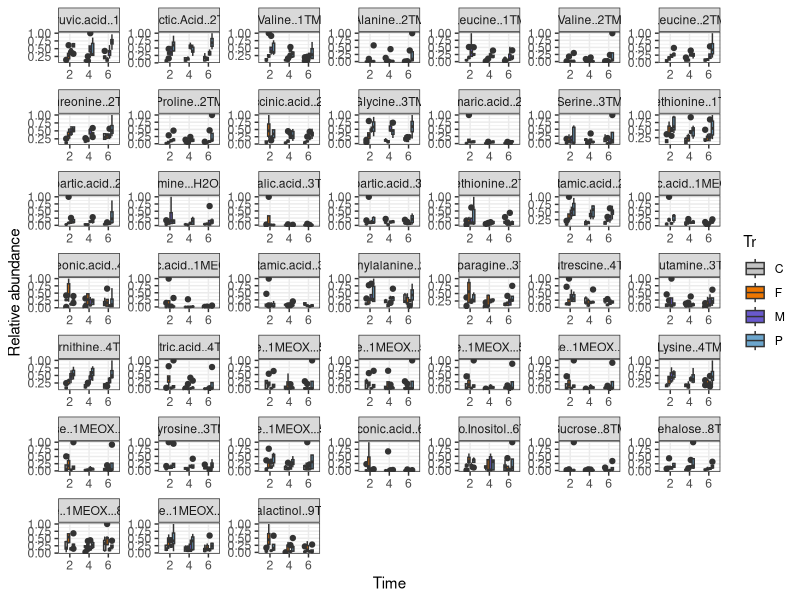
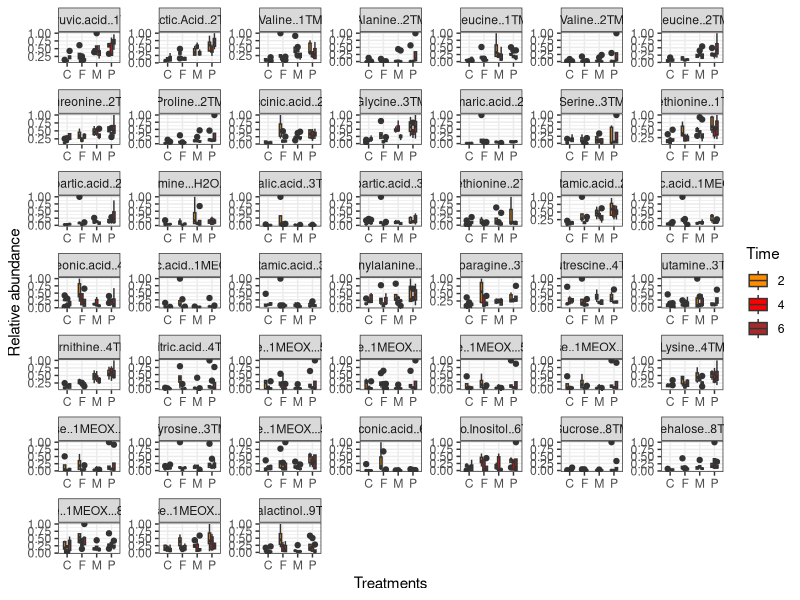
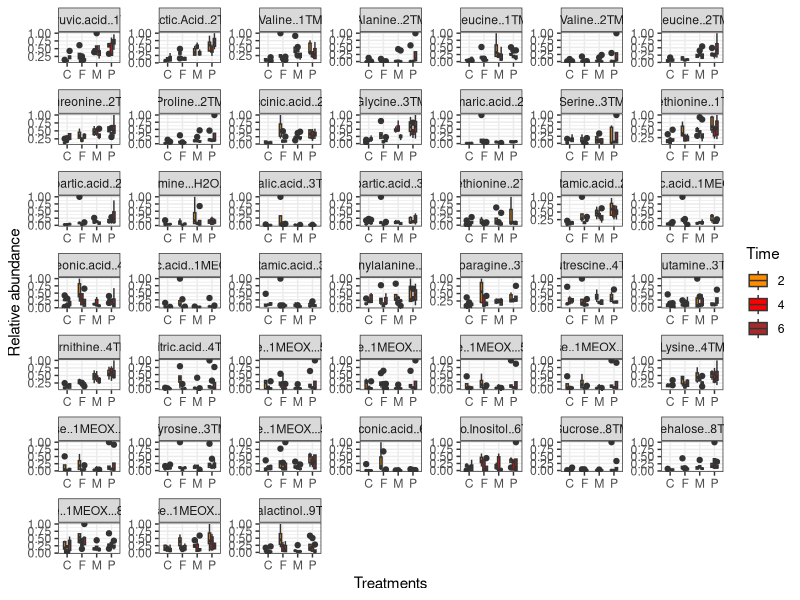
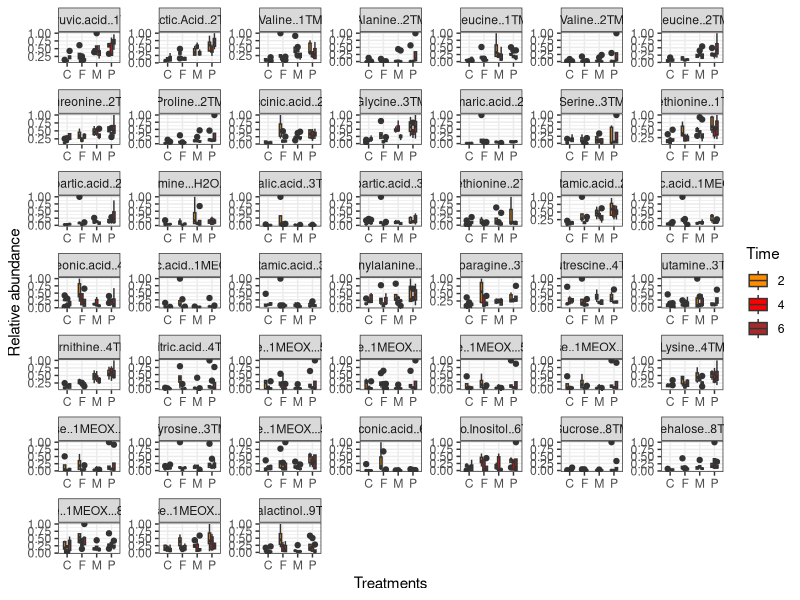

Generate these figures, in order, with R:
library(ggpubr)
library(ggplot2)
library(reshape2)
library(tidyverse)
library(dplyr)

table <- read.csv("DATA_GC_Exudates_ISTD-correction_Hight.csv", sep=",",
                  header=T)
Caption <- "(ISTD_Hight)"

table <- read.csv("DATA_GC_Exudates_ISTD-correction_Area.csv", sep=",",
                  header=T)
Caption <- "(ISTD_Area)"

#table<-table %>% select(1,2,3:to end)
table <- table[,-1]
table1<-melt(table, id=c("Tr","Time"))
melt(table, id=c("Tr","Time")) 
table_1_sum<-table1 %>% 
        group_by(Tr, Time, variable)


#comparisons
my_comparisons <-list(c("C","P"), 
                      c("C","F"),
                      c("C","M"),
                      c("P","F"),
                      c("P","M"),
                      c("F","M"))

my_comparisons <-list(c("C","P"), 
                      c("C","F"),
                      c("C","M"),
                      c("P","F"),
                      c("P","M"),
                      c("F","M"),
                      c("2","4"),
                      c("2","6"),
                      c("4","6"))



#Plots
table_1_sum$Time <- factor(table_1_sum$Time)

#Time
p2 <- ggplot(table_1_sum, aes(x= Time, value, fill=Tr)) + 
  theme_bw() + geom_boxplot(width=0.5) +
  facet_wrap(~variable, scales="free") + 
  ylab("Relative abundance") + xlab("Time") + 
  scale_fill_manual(values=c("grey77", "darkorange2", "slateblue3", "skyblue3"))
p2
t <- "Time"

#Treatment
p1 <- ggplot(table_1_sum, aes(x= Tr, value, fill=Time)) + 
  theme_bw() + geom_boxplot(width=0.5) +
  facet_wrap(~variable, scales="free") + 
  ylab("Relative abundance") + xlab("Treatments") + 
  scale_fill_manual(values=c("darkorange","red","brown"))
p1
t <- "Tr"
Stat <- "no-stat"

#not working
p1 + stat_compare_means(comparisons = my_comparisons, label = "p.ajust",  
                        method = "anova", 
                        p.adjust.method = "holm",
                        hide.ns = TRUE) +
  theme_bw() + ylab("Relative abundance")
Stat <- "stat"



# Save
ggsave(filename = paste("BoxPlot_Exudates", t, Caption, Stat, ".pdf", sep = "_"), plot = last_plot(), dpi = 600, units = "cm", width = 90, height = 90, scale = 1)

########
warnings()


